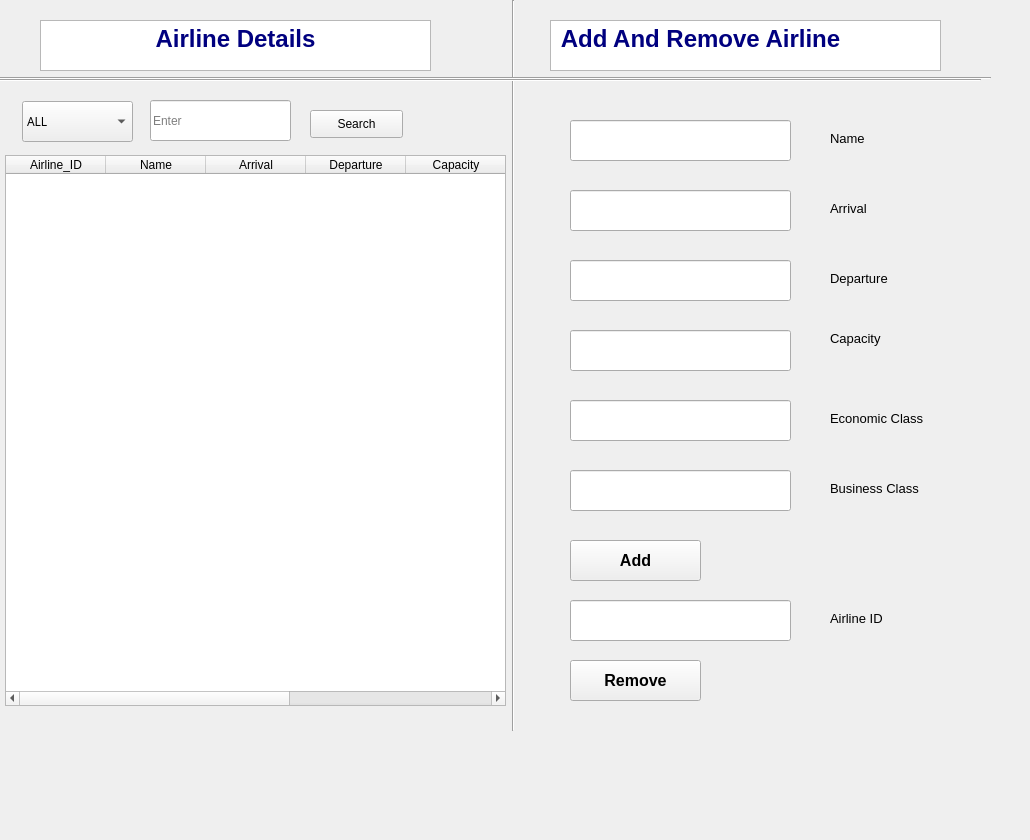
      <widget class="QWidget" name="tab_3">
       <attribute name="title">
        <string>Tab 1</string>
       </attribute>
       <widget class="QWidget" name="widget" native="true">
        <property name="geometry">
         <rect>
          <x>260</x>
          <y>370</y>
          <width>221</width>
          <height>231</height>
         </rect>
        </property>
       </widget>
       <widget class="QTableWidget" name="tableWidget">
        <property name="geometry">
         <rect>
          <x>5</x>
          <y>155</y>
          <width>501</width>
          <height>551</height>
         </rect>
        </property>
        <column>
         <property name="text">
          <string>Airline_ID</string>
         </property>
        </column>
        <column>
         <property name="text">
          <string>Name</string>
         </property>
        </column>
        <column>
         <property name="text">
          <string>Arrival</string>
         </property>
        </column>
        <column>
         <property name="text">
          <string>Departure</string>
         </property>
        </column>
        <column>
         <property name="text">
          <string>Capacity</string>
         </property>
        </column>
        <column>
         <property name="text">
          <string>Economy Seats</string>
         </property>
        </column>
        <column>
         <property name="text">
          <string>Business Seats</string>
         </property>
        </column>
       </widget>
       <widget class="Line" name="line">
        <property name="geometry">
         <rect>
          <x>503</x>
          <y>0</y>
          <width>20</width>
          <height>731</height>
         </rect>
        </property>
        <property name="orientation">
         <enum>Qt::Vertical</enum>
        </property>
       </widget>
       <widget class="QPushButton" name="pushButton_6">
        <property name="geometry">
         <rect>
          <x>310</x>
          <y>110</y>
          <width>93</width>
          <height>28</height>
         </rect>
        </property>
        <property name="text">
         <string>Search</string>
        </property>
       </widget>
       <widget class="QLineEdit" name="lineEdit_2">
        <property name="geometry">
         <rect>
          <x>150</x>
          <y>100</y>
          <width>141</width>
          <height>41</height>
         </rect>
        </property>
        <property name="placeholderText">
         <string>Enter </string>
        </property>
       </widget>
       <widget class="QComboBox" name="comboBox">
        <property name="geometry">
         <rect>
          <x>22</x>
          <y>101</y>
          <width>111</width>
          <height>41</height>
         </rect>
        </property>
        <property name="font">
         <font>
          <family>Mongolian Baiti</family>
          <pointsize>9</pointsize>
         </font>
        </property>
        <item>
         <property name="text">
          <string>ALL</string>
         </property>
        </item>
        <item>
         <property name="text">
          <string>Airline_ID</string>
         </property>
        </item>
       </widget>
       <widget class="QTextBrowser" name="textBrowser">
        <property name="geometry">
         <rect>
          <x>550</x>
          <y>20</y>
          <width>391</width>
          <height>51</height>
         </rect>
        </property>
        <property name="html">
         <string>&lt;!DOCTYPE HTML PUBLIC &quot;-//W3C//DTD HTML 4.0//EN&quot; &quot;http://www.w3.org/TR/REC-html40/strict.dtd&quot;&gt;
&lt;html&gt;&lt;head&gt;&lt;meta name=&quot;qrichtext&quot; content=&quot;1&quot; /&gt;&lt;style type=&quot;text/css&quot;&gt;
p, li { white-space: pre-wrap; }
&lt;/style&gt;&lt;/head&gt;&lt;body style=&quot; font-family:'MS Shell Dlg 2'; font-size:9pt; font-weight:400; font-style:normal;&quot;&gt;
&lt;p style=&quot; margin-top:0px; margin-bottom:0px; margin-left:0px; margin-right:0px; -qt-block-indent:0; text-indent:0px;&quot;&gt;&lt;span style=&quot; font-size:18pt; font-weight:600; color:#00007f;&quot;&gt; Add And Remove Airline&lt;/span&gt;&lt;/p&gt;&lt;/body&gt;&lt;/html&gt;</string>
        </property>
       </widget>
       <widget class="QLineEdit" name="lineEdit">
        <property name="geometry">
         <rect>
          <x>570</x>
          <y>120</y>
          <width>221</width>
          <height>41</height>
         </rect>
        </property>
        <property name="font">
         <font>
          <pointsize>10</pointsize>
         </font>
        </property>
       </widget>
       <widget class="QLineEdit" name="lineEdit_3">
        <property name="geometry">
         <rect>
          <x>570</x>
          <y>190</y>
          <width>221</width>
          <height>41</height>
         </rect>
        </property>
        <property name="font">
         <font>
          <pointsize>10</pointsize>
         </font>
        </property>
       </widget>
       <widget class="QLineEdit" name="lineEdit_4">
        <property name="geometry">
         <rect>
          <x>570</x>
          <y>260</y>
          <width>221</width>
          <height>41</height>
         </rect>
        </property>
        <property name="font">
         <font>
          <pointsize>10</pointsize>
         </font>
        </property>
       </widget>
       <widget class="QLineEdit" name="lineEdit_5">
        <property name="geometry">
         <rect>
          <x>570</x>
          <y>330</y>
          <width>221</width>
          <height>41</height>
         </rect>
        </property>
        <property name="font">
         <font>
          <pointsize>10</pointsize>
         </font>
        </property>
       </widget>
       <widget class="QLineEdit" name="lineEdit_12">
        <property name="geometry">
         <rect>
          <x>570</x>
          <y>400</y>
          <width>221</width>
          <height>41</height>
         </rect>
        </property>
        <property name="font">
         <font>
          <pointsize>10</pointsize>
         </font>
        </property>
       </widget>
       <widget class="QLabel" name="label_2">
        <property name="geometry">
         <rect>
          <x>830</x>
          <y>130</y>
          <width>81</width>
          <height>16</height>
         </rect>
        </property>
        <property name="font">
         <font>
          <pointsize>10</pointsize>
         </font>
        </property>
        <property name="text">
         <string>Name</string>
        </property>
       </widget>
       <widget class="QLabel" name="label_3">
        <property name="geometry">
         <rect>
          <x>830</x>
          <y>200</y>
          <width>71</width>
          <height>16</height>
         </rect>
        </property>
        <property name="font">
         <font>
          <pointsize>10</pointsize>
         </font>
        </property>
        <property name="text">
         <string>Arrival</string>
        </property>
       </widget>
       <widget class="QLabel" name="label_4">
        <property name="geometry">
         <rect>
          <x>830</x>
          <y>270</y>
          <width>81</width>
          <height>16</height>
         </rect>
        </property>
        <property name="font">
         <font>
          <pointsize>10</pointsize>
         </font>
        </property>
        <property name="text">
         <string>Departure</string>
        </property>
       </widget>
       <widget class="QLabel" name="label_5">
        <property name="geometry">
         <rect>
          <x>830</x>
          <y>330</y>
          <width>71</width>
          <height>16</height>
         </rect>
        </property>
        <property name="font">
         <font>
          <pointsize>10</pointsize>
         </font>
        </property>
        <property name="text">
         <string>Capacity</string>
        </property>
       </widget>
       <widget class="QPushButton" name="pushButton_8">
        <property name="geometry">
         <rect>
          <x>570</x>
          <y>540</y>
          <width>131</width>
          <height>41</height>
         </rect>
        </property>
        <property name="font">
         <font>
          <pointsize>12</pointsize>
          <weight>75</weight>
          <bold>true</bold>
         </font>
        </property>
        <property name="text">
         <string>Add</string>
        </property>
       </widget>
       <widget class="QPushButton" name="pushButton_9">
        <property name="geometry">
         <rect>
          <x>570</x>
          <y>660</y>
          <width>131</width>
          <height>41</height>
         </rect>
        </property>
        <property name="font">
         <font>
          <pointsize>12</pointsize>
          <weight>75</weight>
          <bold>true</bold>
         </font>
        </property>
        <property name="text">
         <string>Remove</string>
        </property>
       </widget>
       <widget class="QLineEdit" name="lineEdit_15">
        <property name="geometry">
         <rect>
          <x>570</x>
          <y>470</y>
          <width>221</width>
          <height>41</height>
         </rect>
        </property>
        <property name="font">
         <font>
          <pointsize>10</pointsize>
         </font>
        </property>
       </widget>
       <widget class="QLabel" name="label_7">
        <property name="geometry">
         <rect>
          <x>830</x>
          <y>410</y>
          <width>131</width>
          <height>16</height>
         </rect>
        </property>
        <property name="font">
         <font>
          <pointsize>10</pointsize>
         </font>
        </property>
        <property name="text">
         <string>Economic Class</string>
        </property>
       </widget>
       <widget class="QLabel" name="label_8">
        <property name="geometry">
         <rect>
          <x>830</x>
          <y>480</y>
          <width>121</width>
          <height>16</height>
         </rect>
        </property>
        <property name="font">
         <font>
          <pointsize>10</pointsize>
          <weight>50</weight>
          <bold>false</bold>
         </font>
        </property>
        <property name="text">
         <string>Business Class</string>
        </property>
       </widget>
       <widget class="QTextBrowser" name="textBrowser_10">
        <property name="geometry">
         <rect>
          <x>40</x>
          <y>20</y>
          <width>391</width>
          <height>51</height>
         </rect>
        </property>
        <property name="html">
         <string>&lt;!DOCTYPE HTML PUBLIC &quot;-//W3C//DTD HTML 4.0//EN&quot; &quot;http://www.w3.org/TR/REC-html40/strict.dtd&quot;&gt;
&lt;html&gt;&lt;head&gt;&lt;meta name=&quot;qrichtext&quot; content=&quot;1&quot; /&gt;&lt;style type=&quot;text/css&quot;&gt;
p, li { white-space: pre-wrap; }
&lt;/style&gt;&lt;/head&gt;&lt;body style=&quot; font-family:'MS Shell Dlg 2'; font-size:9pt; font-weight:400; font-style:normal;&quot;&gt;
&lt;p align=&quot;center&quot; style=&quot; margin-top:0px; margin-bottom:0px; margin-left:0px; margin-right:0px; -qt-block-indent:0; text-indent:0px;&quot;&gt;&lt;span style=&quot; font-size:18pt; font-weight:600; color:#00007f;&quot;&gt;Airline Details&lt;/span&gt;&lt;/p&gt;&lt;/body&gt;&lt;/html&gt;</string>
        </property>
       </widget>
       <widget class="QLineEdit" name="lineEdit_26">
        <property name="geometry">
         <rect>
          <x>570</x>
          <y>600</y>
          <width>221</width>
          <height>41</height>
         </rect>
        </property>
        <property name="font">
         <font>
          <pointsize>10</pointsize>
         </font>
        </property>
       </widget>
       <widget class="QLabel" name="label_21">
        <property name="geometry">
         <rect>
          <x>830</x>
          <y>610</y>
          <width>121</width>
          <height>16</height>
         </rect>
        </property>
        <property name="font">
         <font>
          <pointsize>10</pointsize>
         </font>
        </property>
        <property name="text">
         <string>Airline ID</string>
        </property>
       </widget>
       <widget class="Line" name="line_25">
        <property name="geometry">
         <rect>
          <x>0</x>
          <y>70</y>
          <width>991</width>
          <height>16</height>
         </rect>
        </property>
        <property name="orientation">
         <enum>Qt::Horizontal</enum>
        </property>
       </widget>
       <widget class="Line" name="line_26">
        <property name="geometry">
         <rect>
          <x>0</x>
          <y>70</y>
          <width>981</width>
          <height>21</height>
         </rect>
        </property>
        <property name="orientation">
         <enum>Qt::Horizontal</enum>
        </property>
       </widget>
       <widget class="QLabel" name="label_10">
        <property name="geometry">
         <rect>
          <x>-40</x>
          <y>80</y>
          <width>1021</width>
          <height>751</height>
         </rect>
        </property>
        <property name="text">
         <string/>
        </property>
        <property name="pixmap">
         <pixmap>icons/adetail.jpg</pixmap>
        </property>
        <property name="scaledContents">
         <bool>true</bool>
        </property>
       </widget>
       <zorder>label_10</zorder>
       <zorder>widget</zorder>
       <zorder>tableWidget</zorder>
       <zorder>line</zorder>
       <zorder>pushButton_6</zorder>
       <zorder>lineEdit_2</zorder>
       <zorder>comboBox</zorder>
       <zorder>textBrowser</zorder>
       <zorder>lineEdit</zorder>
       <zorder>lineEdit_3</zorder>
       <zorder>lineEdit_4</zorder>
       <zorder>lineEdit_5</zorder>
       <zorder>lineEdit_12</zorder>
       <zorder>label_2</zorder>
       <zorder>label_3</zorder>
       <zorder>label_4</zorder>
       <zorder>label_5</zorder>
       <zorder>pushButton_8</zorder>
       <zorder>pushButton_9</zorder>
       <zorder>lineEdit_15</zorder>
       <zorder>label_7</zorder>
       <zorder>label_8</zorder>
       <zorder>textBrowser_10</zorder>
       <zorder>lineEdit_26</zorder>
       <zorder>label_21</zorder>
       <zorder>line_25</zorder>
       <zorder>line_26</zorder>
      </widget>
